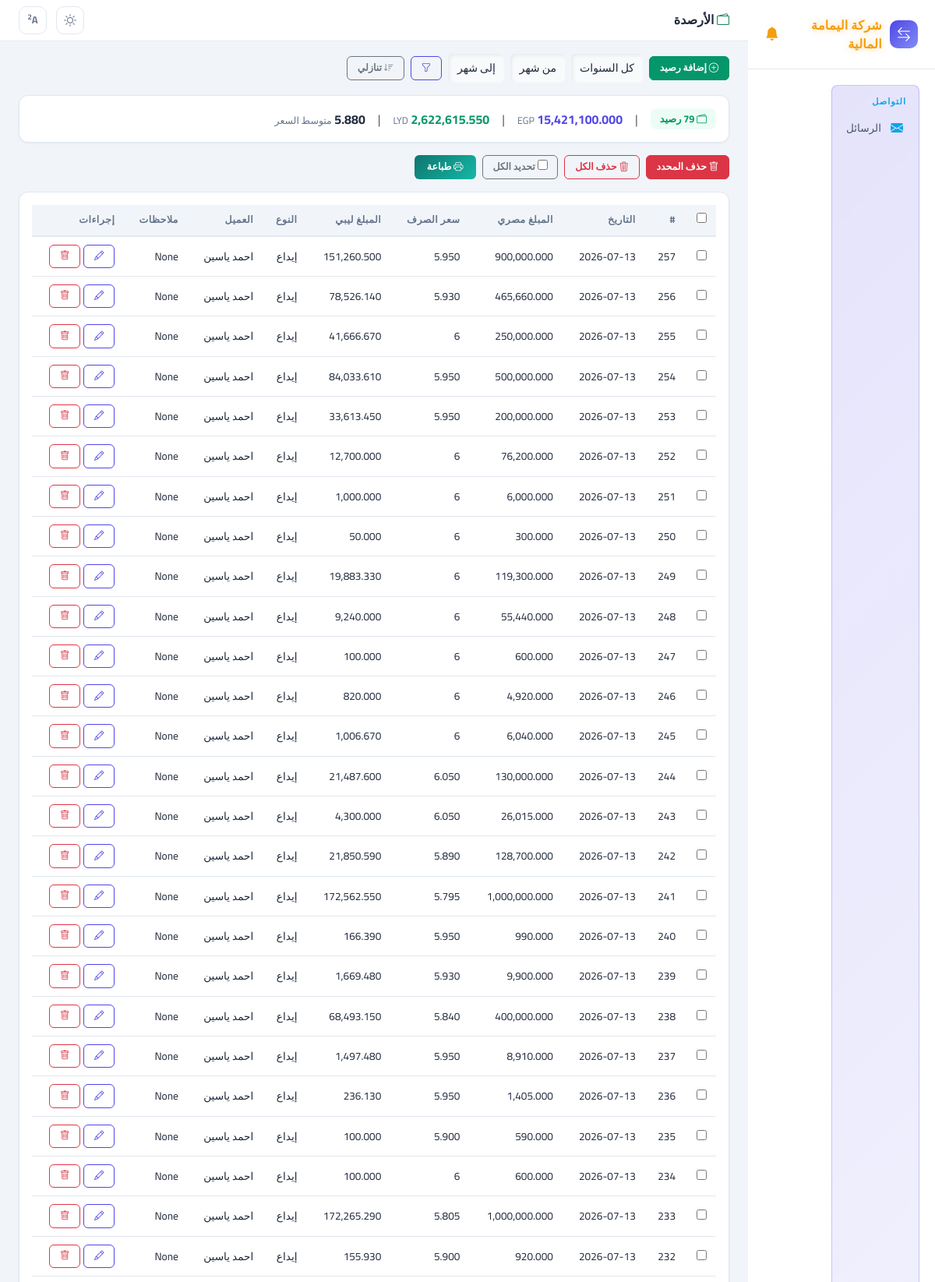
Screenshot of /capital/ (upper part) with the database file from the repository.
### access_app/models.py (models this page shows, shortened)
class Capital(models.Model):
    cash_in = models.FloatField(verbose_name="وارد نقدي", null=True, blank=True)
    libyan_cash = models.FloatField(verbose_name="نقدي ليبي", null=True, blank=True)
    date = models.DateField(verbose_name="التاريخ", null=True, blank=True)
    in_type = models.CharField(max_length=200, verbose_name="نوع الإيداع", null=True, blank=True)
    from_source = models.ForeignKey(FromSource, on_delete=models.SET_NULL, null=True, blank=True, verbose_name="من")
    exchange_rate = models.FloatField(verbose_name="سعر الصرف", null=True, blank=True)
    balance_type = models.ForeignKey(BalanceType, on_delete=models.SET_NULL, null=True, blank=True, verbose_name="نوع الرصيد")
    remarks = models.TextField(verbose_name="ملاحظات", null=True, blank=True)
    client = models.ForeignKey("ClientBalance", on_delete=models.SET_NULL, null=True, blank=True, verbose_name="رصيد من")
    class Meta:
        verbose_name = "رصيد"
        verbose_name_plural = "الأرصدة"

class ClientBalance(models.Model):
    name = models.CharField(max_length=200, verbose_name="الاسم")
    phone = models.CharField(max_length=20, verbose_name="رقم الهاتف", blank=True, null=True)
    egp_balance = models.FloatField(verbose_name="الرصيد المصري", default=0)
    lyd_balance = models.FloatField(verbose_name="الرصيد الليبي", default=0)
    last_updated = models.DateTimeField(verbose_name="آخر تحديث", auto_now=True)
    class Meta:
        verbose_name = "رصيد عميل"
        verbose_name_plural = "أرصدة العملاء"

### access_app/views.py (the view, shortened to what this page needs)
# urls.py: path('capital/', views.capital_list, name='capital_list'),
def capital_list(request):
    order = request.GET.get("order", "desc")
    order_field = "-id" if order == "desc" else "id"
    qs = Capital.objects.select_related("client", "from_source").all().order_by(order_field)
    q = request.GET.get("q", "").strip()
    date_from = request.GET.get("date_from", "").strip()
    date_to = request.GET.get("date_to", "").strip()
    client_id = request.GET.get("client", "").strip()
    year = request.GET.get("year", "").strip()
    month_from = request.GET.get("month_from", "").strip()
    month_to = request.GET.get("month_to", "").strip()
    if date_from:
        qs = qs.filter(date__gte=date_from)
    if date_to:
        qs = qs.filter(date__lte=date_to)
    if client_id:
        qs = qs.filter(client_id=client_id)
    if year:
        qs = qs.filter(date__year=year)
    if month_from:
        qs = qs.filter(date__month__gte=month_from)
    if month_to:
        qs = qs.filter(date__month__lte=month_to)
    agg = qs.aggregate(
        total_egp=Sum("cash_in"),
        total_lyd=Sum("libyan_cash"),
    )
    total_egp_val = agg["total_egp"] or 0
    total_lyd_val = agg["total_lyd"] or 0
    avg_rate = round(total_egp_val / total_lyd_val, 3) if total_lyd_val else 0
    filtered_count = qs.count()
    total_count = Capital.objects.count()
    clients = ClientBalance.objects.all().order_by("name")
    is_filtered = bool(q or date_from or date_to or client_id or year or month_from or month_to)
    return render(request, "capital_list.html", {
        "title": "الأرصدة",
        "capitals": qs,
        "clients": clients,
        "q": q,
        "date_from": date_from,
        "date_to": date_to,
        "selected_client": client_id,
        "selected_year": year,
        "selected_month_from": month_from,
        "selected_month_to": month_to,
        "total_egp": total_egp_val,
        "total_lyd": total_lyd_val,
        "avg_rate": avg_rate,
        "order": order,
        "filtered_count": filtered_count,
        "total_count": total_count,
        "is_filtered": is_filtered,
    })

### access_app/context_processors.py (called while the page is built, shortened)
def carryover_reminder(request):
    now = datetime.now()
    prev_year = now.year - 1 if now.month == 1 else now.year
    prev_month = 12 if now.month == 1 else now.month - 1
    dismissed = request.session.get("carryover_reminder_dismissed")
    if dismissed == f"{prev_year}-{prev_month}":
        return {"carryover_reminder": None}
    clients = ClientBalance.objects.all().order_by("name")
    warning_clients = []
    for client in clients:
        has_data = Capital.objects.filter(
            client=client, date__year=prev_year, date__month=prev_month
        ).exists()
        if not has_data:
            continue
    if not warning_clients:
        return {"carryover_reminder": None}

def current_user_processor(request):
    user_id = request.session.get("user_id")
    if user_id:
        try:
            user = SystemUser.objects.get(id=user_id)
            return {"current_user": user}
        except SystemUser.DoesNotExist:
            pass
    return {"current_user": None}

def maintenance_processor(request):
    from .models import SystemSetting
    setting = SystemSetting.get()
    return {"maintenance_mode": setting.maintenance_mode, "maintenance_message": setting.maintenance_message}

def import_alerts_processor(request):
    unread = ImportAlert.objects.filter(is_read=False).count()
    return {"import_alerts_unread": unread}

### access_app/models.py (called while the page is built)
    @classmethod
    def get(cls):
        obj, _ = cls.objects.get_or_create(id=1)
        return obj

### access_app/templatetags/app_tags.py (called while the page is built)
@register.filter(name="fmt")
def fmt_amount(value):
    try:
        return f"{float(value):,.3f}"
    except (ValueError, TypeError):
        return value or "-"

@register.filter(name="split")
def split_filter(value, sep=","):
    if not value:
        return []
    return str(value).split(sep)

### access_app/templates/capital_list.html (shortened to what this page needs)
{% extends "base.html" %}
{% load app_tags %}
{% load l10n %}
{% block page_title %}<i class="bi bi-wallet2 text-success"></i> الأرصدة{% endblock %}
{% block content %}
<div class="d-flex align-items-center gap-2 mb-3 flex-wrap">
    <a href="{% url 'add_capital' %}" class="btn btn-success btn-sm"><i class="bi bi-plus-circle"></i> إضافة رصيد</a>
    <form method="get" class="d-flex gap-2 align-items-center" id="filterForm">
        <select name="year" class="form-select form-select-sm" style="width:auto;">
            <option value="">كل السنوات</option>
        </select>
        <select name="month_from" class="form-select form-select-sm" style="width:auto;">
            <option value="">من شهر</option>
        </select>
        <select name="month_to" class="form-select form-select-sm" style="width:auto;">
            <option value="">إلى شهر</option>
        </select>
        <button type="submit" class="btn btn-outline-primary btn-sm"><i class="bi bi-funnel"></i></button>
    </form>
    <a href="?order={% if order == 'desc' %}asc{% else %}desc{% endif %}" class="btn btn-outline-secondary btn-sm" style="text-decoration:none">
        <i class="bi bi-sort-{% if order == 'desc' %}down{% else %}up{% endif %}"></i>
        {% if order == 'desc' %}تنازلي{% else %}تصاعدي{% endif %}
    </a>
</div>
<div class="stat-card p-3 mb-3">
    <div class="d-flex gap-3 flex-wrap align-items-center">
        {% if is_filtered %}
        <span style="background:var(--warning-bg);color:var(--warning);padding:4px 12px;border-radius:8px;font-size:.8rem;font-weight:700">
            <i class="bi bi-funnel-fill"></i> فلتر: {{ filtered_count }} من {{ total_count }} رصيد
        </span>
        <span class="text-muted">|</span>
        {% else %}
        <span style="background:#ecfdf5;color:#059669;padding:4px 12px;border-radius:8px;font-size:.8rem;font-weight:700">
            <i class="bi bi-wallet2"></i> {{ total_count }} رصيد
        </span>
        <span class="text-muted">|</span>
        {% endif %}
        <span><strong style="color:var(--primary)">{{ total_egp|fmt }}</strong> <span style="font-size:.78rem;color:var(--text-muted)">EGP</span></span>
        <span class="text-muted">|</span>
        <span><strong style="color:var(--success)">{{ total_lyd|fmt }}</strong> <span style="font-size:.78rem;color:var(--text-muted)">LYD</span></span>
        <span class="text-muted">|</span>
        <span><strong>{{ avg_rate|floatformat:"-3u" }}</strong> <span style="font-size:.78rem;color:var(--text-muted)">متوسط السعر</span></span>
    </div>
</div>
<form id="bulkForm" method="post" action="{% url 'bulk_delete_capital' %}">
    <div class="d-flex gap-2 mb-3 flex-wrap">
        <button type="button" class="btn btn-danger btn-sm" onclick="deleteSelected()"><i class="bi bi-trash"></i> حذف المحدد</button>
        <button type="button" class="btn btn-outline-danger btn-sm" onclick="clearAll()"><i class="bi bi-trash3"></i> حذف الكل</button>
        <label class="btn btn-outline-secondary btn-sm" style="cursor:pointer;">
            <input type="checkbox" id="selectAll" onchange="toggleAll(this)"> تحديد الكل
        </label>
        <button type="button" class="btn btn-sm" onclick="printPage()" style="background:linear-gradient(135deg,#0f766e,#14b8a6);color:#fff;border:none;padding:6px 16px;border-radius:6px;font-weight:700;margin-left:auto"><i class="bi bi-printer"></i> طباعة</button>
    </div>
    <div class="stat-card p-3">
        <div class="table-responsive">
            <table class="table-app">
                <thead>
                    <tr>
                        <th style="width:40px;"><input type="checkbox" id="selectAllTh" onchange="toggleAll(this)"></th>
                        <th>#</th>
                        <th>التاريخ</th>
                        <th>المبلغ مصري</th>
                        <th>سعر الصرف</th>
                        <th>المبلغ ليبي</th>
                        <th>النوع</th>
                        <th>العميل</th>
                        <th>ملاحظات</th>
                        <th>إجراءات</th>
                    </tr>
                </thead>
                <tbody>
                    {% for c in capitals %}
                    <tr id="{% if forloop.first %}firstRow{% endif %}{% if forloop.last %}lastRow{% endif %}" style="cursor:pointer" onclick="if(event.target.tagName!=='INPUT'&&event.target.tagName!=='A'&&event.target.tagName!=='I'&&!event.target.closest('a'))window.location='{% url 'edit_capital' c.id %}'">
                        <td><input type="checkbox" name="ids" value="{{ c.id }}" class="row-check"></td>
                        <td>{{ c.id }}</td>
                        <td>{{ c.date|date:"Y-m-d" }}</td>
                        <td>{{ c.cash_in|fmt }}</td>
                        <td>{{ c.exchange_rate|floatformat:"-3u" }}</td>
                        <td>{{ c.libyan_cash|fmt }}</td>
                        <td>{{ c.in_type|default:"-" }}</td>
                        <td>{{ c.client.name|default:"-" }}</td>
                        <td>{{ c.remarks|truncatechars:20|default:"" }}</td>
                        <td onclick="event.stopPropagation()">
                            <div class="d-flex gap-1">
                                <a href="{% url 'edit_capital' c.id %}" class="btn btn-outline-primary btn-sm"><i class="bi bi-pencil"></i></a>
                                <a href="{% url 'delete_capital' c.id %}" class="btn btn-outline-danger btn-sm" onclick="return confirm('حذف هذا الرصيد؟')"><i class="bi bi-trash"></i></a>
                            </div>
                        </td>
                    </tr>
                    {% empty %}
                    <tr><td colspan="10" class="text-center text-muted">لا توجد أرصدة</td></tr>
                    {% endfor %}
                </tbody>
            </table>
        </div>
    </div>
</form>
{% endblock %}

### access_app/templates/base.html (style rules this page uses)
:root { --primary: #4f46e5; --primary-light: #6366f1; --primary-dark: #3730a3; --primary-bg: #eef2ff; --success: #059669; --success-bg: #ecfdf5; --warning: #d97706; --warning-bg: #fffbeb; --danger: #dc2626; --danger-bg: #fef2f2; --info: #0284c7; --info-bg: #f0f9ff; --bg: #f1f5f9; --sidebar-bg: #ffffff; --sidebar-hover: #f1f5f9; --sidebar-active: #eef2ff; --sidebar-text: #475569; --sidebar-text-hover: #1e293b; --sidebar-section: #94a3b8; --card-bg: #ffffff; --card-border: #e2e8f0; --text: #1e293b; --text-muted: #64748b; --input-bg: #f8fafc; --input-border: #cbd5e1; --input-focus: #6366f1; --shadow-sm: 0 1px 3px rgba(0,0,0,0.06); --shadow: 0 4px 16px rgba(0,0,0,0.08); --shadow-lg: 0 8px 30px rgba(0,0,0,0.12); --radius: 12px; --radius-sm: 8px; --radius-xs: 6px; --sec-transfer: linear-gradient(135deg, rgba(79,70,229,0.15), rgba(99,102,241,0.08)); --sec-transfer-border: rgba(79,70,229,0.25); --sec-balance: linear-gradient(135deg, rgba(5,150,105,0.15), rgba(52,211,153,0.08)); --sec-balance-border: rgba(5,150,105,0.25); --sec-expense: linear-gradient(135deg, rgba(217,119,6,0.15), rgba(251,191,36,0.08)); --sec-expense-border: rgba(217,119,6,0.25); --sec-profit: linear-gradient(135deg, rgba(236,72,153,0.15), rgba(244,114,182,0.08)); --sec-profit-border: rgba(236,72,153,0.25); }
body.size-2 { font-size: 16px; }
* { box-sizing: border-box; }
body { background: var(--bg); font-family: 'Cairo', sans-serif; color: var(--text); transition: background .3s, color .3s; margin: 0; min-height: 100vh; }
.stat-card { background: var(--card-bg); border-radius: var(--radius); border: 1px solid var(--card-border); padding: 20px; box-shadow: var(--shadow-sm); transition: all .2s; }
.table-app { width: 100%; border-collapse: collapse; font-size: 0.85rem; }
.table-app thead th { background: var(--bg); padding: 10px 12px; font-weight: 700; font-size: 0.78rem; color: var(--text-muted); text-transform: uppercase; letter-spacing: 0.5px; border-bottom: 2px solid var(--card-border); white-space: nowrap; }
.table-app tbody td { padding: 10px 12px; border-bottom: 1px solid var(--card-border); vertical-align: middle; }
.form-control, .form-select { background: var(--input-bg); border: none; color: var(--text); border-radius: var(--radius-xs); font-size: 0.92rem; padding: 10px 14px; transition: all .2s; box-shadow: inset 2px 2px 5px rgba(0,0,0,0.07), inset -1px -1px 3px rgba(255,255,255,0.5); }
.form-control-sm, .form-select-sm { font-size: 0.88rem; padding: 8px 11px; }
.btn { border-radius: var(--radius-xs); font-size: 0.85rem; padding: 0.45rem 1.2rem; font-weight: 600; transition: all .2s; }
.btn-success { background: var(--success); border-color: var(--success); color: #fff; }
.btn-outline-primary { border-color: var(--primary); color: var(--primary); }
.btn-sm { font-size: 0.78rem; padding: 0.3rem 0.8rem; }

### rows the page displays
Capital: id "257", date "2026-07-13", cash_in|fmt "900,000.000", exchange_rate "5.950", libyan_cash|fmt "151,260.500", in_type "إيداع", client.name "احمد ياسين", remarks "None"
Capital: id "256", date "2026-07-13", cash_in|fmt "465,660.000", exchange_rate "5.930", libyan_cash|fmt "78,526.140", in_type "إيداع", client.name "احمد ياسين", remarks "None"
Capital: id "255", date "2026-07-13", cash_in|fmt "250,000.000", exchange_rate "6", libyan_cash|fmt "41,666.670", in_type "إيداع", client.name "احمد ياسين", remarks "None"
Capital: id "254", date "2026-07-13", cash_in|fmt "500,000.000", exchange_rate "5.950", libyan_cash|fmt "84,033.610", in_type "إيداع", client.name "احمد ياسين", remarks "None"
Capital: id "253", date "2026-07-13", cash_in|fmt "200,000.000", exchange_rate "5.950", libyan_cash|fmt "33,613.450", in_type "إيداع", client.name "احمد ياسين", remarks "None"
Capital: id "252", date "2026-07-13", cash_in|fmt "76,200.000", exchange_rate "6", libyan_cash|fmt "12,700.000", in_type "إيداع", client.name "احمد ياسين", remarks "None"
Capital: id "251", date "2026-07-13", cash_in|fmt "6,000.000", exchange_rate "6", libyan_cash|fmt "1,000.000", in_type "إيداع", client.name "احمد ياسين", remarks "None"
Capital: id "250", date "2026-07-13", cash_in|fmt "300.000", exchange_rate "6", libyan_cash|fmt "50.000", in_type "إيداع", client.name "احمد ياسين", remarks "None"
Capital: id "249", date "2026-07-13", cash_in|fmt "119,300.000", exchange_rate "6", libyan_cash|fmt "19,883.330", in_type "إيداع", client.name "احمد ياسين", remarks "None"
Capital: id "248", date "2026-07-13", cash_in|fmt "55,440.000", exchange_rate "6", libyan_cash|fmt "9,240.000", in_type "إيداع", client.name "احمد ياسين", remarks "None"
Capital: id "247", date "2026-07-13", cash_in|fmt "600.000", exchange_rate "6", libyan_cash|fmt "100.000", in_type "إيداع", client.name "احمد ياسين", remarks "None"
Capital: id "246", date "2026-07-13", cash_in|fmt "4,920.000", exchange_rate "6", libyan_cash|fmt "820.000", in_type "إيداع", client.name "احمد ياسين", remarks "None"
Capital: id "245", date "2026-07-13", cash_in|fmt "6,040.000", exchange_rate "6", libyan_cash|fmt "1,006.670", in_type "إيداع", client.name "احمد ياسين", remarks "None"
Capital: id "244", date "2026-07-13", cash_in|fmt "130,000.000", exchange_rate "6.050", libyan_cash|fmt "21,487.600", in_type "إيداع", client.name "احمد ياسين", remarks "None"
Capital: id "243", date "2026-07-13", cash_in|fmt "26,015.000", exchange_rate "6.050", libyan_cash|fmt "4,300.000", in_type "إيداع", client.name "احمد ياسين", remarks "None"
Capital: id "242", date "2026-07-13", cash_in|fmt "128,700.000", exchange_rate "5.890", libyan_cash|fmt "21,850.590", in_type "إيداع", client.name "احمد ياسين", remarks "None"
Capital: id "241", date "2026-07-13", cash_in|fmt "1,000,000.000", exchange_rate "5.795", libyan_cash|fmt "172,562.550", in_type "إيداع", client.name "احمد ياسين", remarks "None"
Capital: id "240", date "2026-07-13", cash_in|fmt "990.000", exchange_rate "5.950", libyan_cash|fmt "166.390", in_type "إيداع", client.name "احمد ياسين", remarks "None"
Capital: id "239", date "2026-07-13", cash_in|fmt "9,900.000", exchange_rate "5.930", libyan_cash|fmt "1,669.480", in_type "إيداع", client.name "احمد ياسين", remarks "None"
Capital: id "238", date "2026-07-13", cash_in|fmt "400,000.000", exchange_rate "5.840", libyan_cash|fmt "68,493.150", in_type "إيداع", client.name "احمد ياسين", remarks "None"
Capital: id "237", date "2026-07-13", cash_in|fmt "8,910.000", exchange_rate "5.950", libyan_cash|fmt "1,497.480", in_type "إيداع", client.name "احمد ياسين", remarks "None"
Capital: id "236", date "2026-07-13", cash_in|fmt "1,405.000", exchange_rate "5.950", libyan_cash|fmt "236.130", in_type "إيداع", client.name "احمد ياسين", remarks "None"
Capital: id "235", date "2026-07-13", cash_in|fmt "590.000", exchange_rate "5.900", libyan_cash|fmt "100.000", in_type "إيداع", client.name "احمد ياسين", remarks "None"
Capital: id "234", date "2026-07-13", cash_in|fmt "600.000", exchange_rate "6", libyan_cash|fmt "100.000", in_type "إيداع", client.name "احمد ياسين", remarks "None"
Capital: id "233", date "2026-07-13", cash_in|fmt "1,000,000.000", exchange_rate "5.805", libyan_cash|fmt "172,265.290", in_type "إيداع", client.name "احمد ياسين", remarks "None"
Capital: id "232", date "2026-07-13", cash_in|fmt "920.000", exchange_rate "5.900", libyan_cash|fmt "155.930", in_type "إيداع", client.name "احمد ياسين", remarks "None"

### other values shown
{{ total_count }} "79"
{{ total_egp|fmt }} "15,421,100.000"
{{ total_lyd|fmt }} "2,622,615.550"
{{ avg_rate|floatformat:"-3u" }} "5.880"
